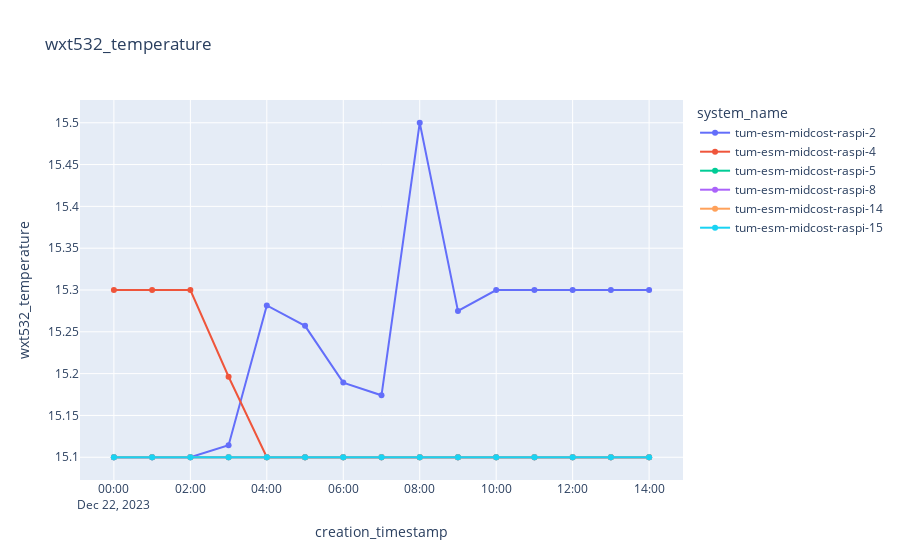

The notebook cell saved with this chart:
### Code cell
plot_sensor_measurement(df,sensor_id=[1,2,4,5,6,7,8,14,15],col_name="wxt532_temperature",filter=filter)

### Figure 1 — Plotly figure (JSON) as saved in the notebook; plotly's stock layout.template omitted (floating-point values rounded to 4 significant figures)
{"data": [{"hovertemplate": "system_name=tum-esm-midcost-raspi-2<br>creation_timestamp=%{x}<br>wxt532_temperature=%{y}<extra></extra>", "legendgroup": "tum-esm-midcost-raspi-2", "line": {"color": "#636efa", "dash": "solid"}, "marker": {"symbol": "circle"}, "mode": "lines+markers", "name": "tum-esm-midcost-raspi-2", "orientation": "v", "showlegend": true, "type": "scatter", "x": ["2023-12-22T00:00:00+00:00", "2023-12-22T01:00:00+00:00", "2023-12-22T02:00:00+00:00", "2023-12-22T03:00:00+00:00", "2023-12-22T04:00:00+00:00", "2023-12-22T05:00:00+00:00", "2023-12-22T06:00:00+00:00", "2023-12-22T07:00:00+00:00", "2023-12-22T08:00:00+00:00", "2023-12-22T09:00:00+00:00", "2023-12-22T10:00:00+00:00", "2023-12-22T11:00:00+00:00", "2023-12-22T12:00:00+00:00", "2023-12-22T13:00:00+00:00", "2023-12-22T14:00:00+00:00"], "xaxis": "x", "y": [15.1, 15.1, 15.1, 15.11, 15.28, 15.26, 15.19, 15.17, 15.5, 15.27, 15.3, 15.3, 15.3, 15.3, 15.3], "yaxis": "y"}, {"hovertemplate": "system_name=tum-esm-midcost-raspi-4<br>creation_timestamp=%{x}<br>wxt532_temperature=%{y}<extra></extra>", "legendgroup": "tum-esm-midcost-raspi-4", "line": {"color": "#EF553B", "dash": "solid"}, "marker": {"symbol": "circle"}, "mode": "lines+markers", "name": "tum-esm-midcost-raspi-4", "orientation": "v", "showlegend": true, "type": "scatter", "x": ["2023-12-22T00:00:00+00:00", "2023-12-22T01:00:00+00:00", "2023-12-22T02:00:00+00:00", "2023-12-22T03:00:00+00:00", "2023-12-22T04:00:00+00:00", "2023-12-22T05:00:00+00:00", "2023-12-22T06:00:00+00:00", "2023-12-22T07:00:00+00:00", "2023-12-22T08:00:00+00:00", "2023-12-22T09:00:00+00:00", "2023-12-22T10:00:00+00:00", "2023-12-22T11:00:00+00:00", "2023-12-22T12:00:00+00:00", "2023-12-22T13:00:00+00:00", "2023-12-22T14:00:00+00:00"], "xaxis": "x", "y": [15.3, 15.3, 15.3, 15.2, 15.1, 15.1, 15.1, 15.1, 15.1, 15.1, 15.1, 15.1, 15.1, 15.1, 15.1], "yaxis": "y"}, {"hovertemplate": "system_name=tum-esm-midcost-raspi-5<br>creation_timestamp=%{x}<br>wxt532_temperature=%{y}<extra></extra>", "legendgroup": "tum-esm-midcost-raspi-5", "line": {"color": "#00cc96", "dash": "solid"}, "marker": {"symbol": "circle"}, "mode": "lines+markers", "name": "tum-esm-midcost-raspi-5", "orientation": "v", "showlegend": true, "type": "scatter", "x": ["2023-12-22T00:00:00+00:00", "2023-12-22T01:00:00+00:00", "2023-12-22T02:00:00+00:00", "2023-12-22T03:00:00+00:00", "2023-12-22T04:00:00+00:00", "2023-12-22T05:00:00+00:00", "2023-12-22T06:00:00+00:00", "2023-12-22T07:00:00+00:00", "2023-12-22T08:00:00+00:00", "2023-12-22T09:00:00+00:00", "2023-12-22T10:00:00+00:00", "2023-12-22T11:00:00+00:00", "2023-12-22T12:00:00+00:00", "2023-12-22T13:00:00+00:00", "2023-12-22T14:00:00+00:00"], "xaxis": "x", "y": [15.1, 15.1, 15.1, 15.1, 15.1, 15.1, 15.1, 15.1, 15.1, 15.1, 15.1, 15.1, 15.1, 15.1, 15.1], "yaxis": "y"}, {"hovertemplate": "system_name=tum-esm-midcost-raspi-8<br>creation_timestamp=%{x}<br>wxt532_temperature=%{y}<extra></extra>", "legendgroup": "tum-esm-midcost-raspi-8", "line": {"color": "#ab63fa", "dash": "solid"}, "marker": {"symbol": "circle"}, "mode": "lines+markers", "name": "tum-esm-midcost-raspi-8", "orientation": "v", "showlegend": true, "type": "scatter", "x": ["2023-12-22T00:00:00+00:00", "2023-12-22T01:00:00+00:00", "2023-12-22T02:00:00+00:00", "2023-12-22T03:00:00+00:00", "2023-12-22T04:00:00+00:00", "2023-12-22T05:00:00+00:00", "2023-12-22T06:00:00+00:00", "2023-12-22T07:00:00+00:00", "2023-12-22T08:00:00+00:00", "2023-12-22T09:00:00+00:00", "2023-12-22T10:00:00+00:00", "2023-12-22T11:00:00+00:00", "2023-12-22T12:00:00+00:00", "2023-12-22T13:00:00+00:00", "2023-12-22T14:00:00+00:00"], "xaxis": "x", "y": [15.1, 15.1, 15.1, 15.1, 15.1, 15.1, 15.1, 15.1, 15.1, 15.1, 15.1, 15.1, 15.1, 15.1, 15.1], "yaxis": "y"}, {"hovertemplate": "system_name=tum-esm-midcost-raspi-14<br>creation_timestamp=%{x}<br>wxt532_temperature=%{y}<extra></extra>", "legendgroup": "tum-esm-midcost-raspi-14", "line": {"color": "#FFA15A", "dash": "solid"}, "marker": {"symbol": "circle"}, "mode": "lines+markers", "name": "tum-esm-midcost-raspi-14", "orientation": "v", "showlegend": true, "type": "scatter", "x": ["2023-12-22T00:00:00+00:00", "2023-12-22T01:00:00+00:00", "2023-12-22T02:00:00+00:00", "2023-12-22T03:00:00+00:00", "2023-12-22T04:00:00+00:00", "2023-12-22T05:00:00+00:00", "2023-12-22T06:00:00+00:00", "2023-12-22T07:00:00+00:00", "2023-12-22T08:00:00+00:00", "2023-12-22T09:00:00+00:00", "2023-12-22T10:00:00+00:00", "2023-12-22T11:00:00+00:00", "2023-12-22T12:00:00+00:00", "2023-12-22T13:00:00+00:00", "2023-12-22T14:00:00+00:00"], "xaxis": "x", "y": [15.1, 15.1, 15.1, 15.1, 15.1, 15.1, 15.1, 15.1, 15.1, 15.1, 15.1, 15.1, 15.1, 15.1, 15.1], "yaxis": "y"}, {"hovertemplate": "system_name=tum-esm-midcost-raspi-15<br>creation_timestamp=%{x}<br>wxt532_temperature=%{y}<extra></extra>", "legendgroup": "tum-esm-midcost-raspi-15", "line": {"color": "#19d3f3", "dash": "solid"}, "marker": {"symbol": "circle"}, "mode": "lines+markers", "name": "tum-esm-midcost-raspi-15", "orientation": "v", "showlegend": true, "type": "scatter", "x": ["2023-12-22T00:00:00+00:00", "2023-12-22T01:00:00+00:00", "2023-12-22T02:00:00+00:00", "2023-12-22T03:00:00+00:00", "2023-12-22T04:00:00+00:00", "2023-12-22T05:00:00+00:00", "2023-12-22T06:00:00+00:00", "2023-12-22T07:00:00+00:00", "2023-12-22T08:00:00+00:00", "2023-12-22T09:00:00+00:00", "2023-12-22T10:00:00+00:00", "2023-12-22T11:00:00+00:00", "2023-12-22T12:00:00+00:00", "2023-12-22T13:00:00+00:00", "2023-12-22T14:00:00+00:00"], "xaxis": "x", "y": [15.1, 15.1, 15.1, 15.1, 15.1, 15.1, 15.1, 15.1, 15.1, 15.1, 15.1, 15.1, 15.1, 15.1, 15.1], "yaxis": "y"}], "layout": {"legend": {"title": {"text": "system_name"}, "tracegroupgap": 0}, "title": {"text": "wxt532_temperature"}, "xaxis": {"anchor": "y", "domain": [0, 1], "title": {"text": "creation_timestamp"}}, "yaxis": {"anchor": "x", "domain": [0, 1], "title": {"text": "wxt532_temperature"}}}}
